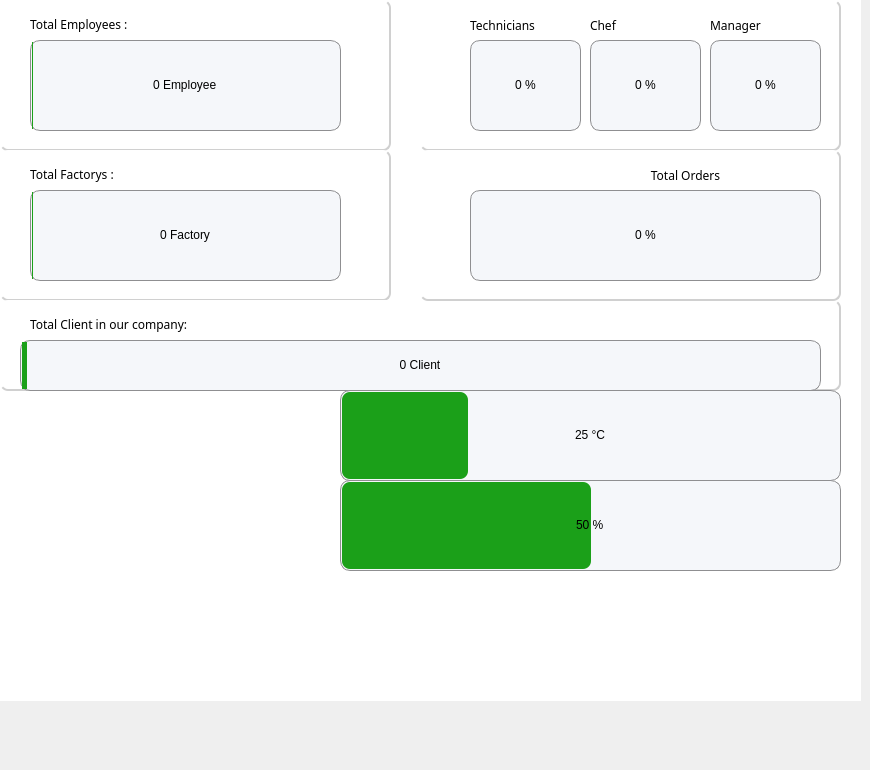
   <widget class="QWidget" name="Dashboard">
    <widget class="QStackedWidget" name="Dashboard__1">
     <property name="geometry">
      <rect>
       <x>0</x>
       <y>-60</y>
       <width>861</width>
       <height>761</height>
      </rect>
     </property>
     <property name="styleSheet">
      <string notr="true">background-color: rgb(255, 255, 255);</string>
     </property>
     <property name="currentIndex">
      <number>0</number>
     </property>
     <widget class="QWidget" name="page_5">
      <widget class="QFrame" name="frame_6">
       <property name="geometry">
        <rect>
         <x>420</x>
         <y>60</y>
         <width>421</width>
         <height>151</height>
        </rect>
       </property>
       <property name="styleSheet">
        <string notr="true">QFrame {
    background-color: white; /* Background color for the frame */
    border: none;            /* No border for the frame */
    border-bottom: 2px solid #d0d0d0; /* Bottom border */
    border-right: 2px solid #d0d0d0;  /* Right border */
    border-radius: 8px;     /* Rounded corners */
}
</string>
       </property>
       <property name="frameShape">
        <enum>QFrame::NoFrame</enum>
       </property>
       <widget class="QProgressBar" name="progressBar2_2">
        <property name="geometry">
         <rect>
          <x>170</x>
          <y>40</y>
          <width>111</width>
          <height>91</height>
         </rect>
        </property>
        <property name="styleSheet">
         <string notr="true">QProgressBar {
    border: 1px solid #8f8f91;
    border-radius: 10px;          /* Outer border radius */
    background-color:#F5F7FA;    /* Background color */
    text-align: center;           /* Centered text */
}

QProgressBar::chunk {
    background-color: #1ba019;    /* Fill color */
    border-radius: 8px;           /* Inner fill border radius */
    margin: 1px;                  /* Adds space for rounded edges */
}
</string>
        </property>
        <property name="value">
         <number>0</number>
        </property>
        <property name="textVisible">
         <bool>true</bool>
        </property>
        <property name="invertedAppearance">
         <bool>false</bool>
        </property>
        <property name="textDirection">
         <enum>QProgressBar::TopToBottom</enum>
        </property>
        <property name="format">
         <string>%p %</string>
        </property>
       </widget>
       <widget class="QProgressBar" name="progressBar3_2">
        <property name="geometry">
         <rect>
          <x>290</x>
          <y>40</y>
          <width>111</width>
          <height>91</height>
         </rect>
        </property>
        <property name="styleSheet">
         <string notr="true">QProgressBar {
    border: 1px solid #8f8f91;
    border-radius: 10px;          /* Outer border radius */
    background-color: #F5F7FA;    /* Background color */
    text-align: center;           /* Centered text */
}

QProgressBar::chunk {
    background-color: #1ba019;    /* Fill color */
    border-radius: 8px;           /* Inner fill border radius */
    margin: 1px;                  /* Adds space for rounded edges */
}
</string>
        </property>
        <property name="value">
         <number>0</number>
        </property>
        <property name="textVisible">
         <bool>true</bool>
        </property>
        <property name="invertedAppearance">
         <bool>false</bool>
        </property>
        <property name="textDirection">
         <enum>QProgressBar::TopToBottom</enum>
        </property>
        <property name="format">
         <string>%p %</string>
        </property>
       </widget>
       <widget class="QProgressBar" name="progressBar1_2">
        <property name="geometry">
         <rect>
          <x>50</x>
          <y>40</y>
          <width>111</width>
          <height>91</height>
         </rect>
        </property>
        <property name="styleSheet">
         <string notr="true">QProgressBar {
    border: 1px solid #8f8f91;
    border-radius: 10px;          /* Outer border radius */
    background-color: #F5F7FA;    /* Background color */
    text-align: center;           /* Centered text */
}

QProgressBar::chunk {
    background-color: #1ba019;    /* Fill color */
    border-radius: 8px;           /* Inner fill border radius */
    margin: 1px;                  /* Adds space for rounded edges */
}
</string>
        </property>
        <property name="value">
         <number>0</number>
        </property>
        <property name="textVisible">
         <bool>true</bool>
        </property>
        <property name="invertedAppearance">
         <bool>false</bool>
        </property>
        <property name="textDirection">
         <enum>QProgressBar::TopToBottom</enum>
        </property>
        <property name="format">
         <string>%p %</string>
        </property>
       </widget>
       <widget class="QLabel" name="label_9">
        <property name="geometry">
         <rect>
          <x>50</x>
          <y>10</y>
          <width>111</width>
          <height>31</height>
         </rect>
        </property>
        <property name="font">
         <font>
          <family>Lexend</family>
         </font>
        </property>
        <property name="styleSheet">
         <string notr="true">border:none;
background-color:transparent;
</string>
        </property>
        <property name="text">
         <string>Technicians</string>
        </property>
       </widget>
       <widget class="QLabel" name="label_11">
        <property name="geometry">
         <rect>
          <x>170</x>
          <y>10</y>
          <width>111</width>
          <height>31</height>
         </rect>
        </property>
        <property name="font">
         <font>
          <family>Lexend</family>
         </font>
        </property>
        <property name="styleSheet">
         <string notr="true">border:none;
background-color:transparent;
</string>
        </property>
        <property name="text">
         <string>Chef</string>
        </property>
       </widget>
       <widget class="QLabel" name="label_16">
        <property name="geometry">
         <rect>
          <x>290</x>
          <y>10</y>
          <width>111</width>
          <height>31</height>
         </rect>
        </property>
        <property name="font">
         <font>
          <family>Lexend</family>
         </font>
        </property>
        <property name="styleSheet">
         <string notr="true">border:none;
background-color:transparent;
</string>
        </property>
        <property name="text">
         <string>Manager</string>
        </property>
       </widget>
      </widget>
      <widget class="QFrame" name="stat1_3">
       <property name="geometry">
        <rect>
         <x>0</x>
         <y>60</y>
         <width>391</width>
         <height>151</height>
        </rect>
       </property>
       <property name="styleSheet">
        <string notr="true">QFrame {
    background-color: white; /* Background color for the frame */
    border: none;            /* No border for the frame */
    border-bottom: 2px solid #d0d0d0; /* Bottom border */
    border-right: 2px solid #d0d0d0;  /* Right border */
    border-radius: 8px;     /* Rounded corners */
}
</string>
       </property>
       <property name="frameShape">
        <enum>QFrame::NoFrame</enum>
       </property>
       <widget class="QProgressBar" name="progressBar4_2">
        <property name="geometry">
         <rect>
          <x>30</x>
          <y>40</y>
          <width>311</width>
          <height>91</height>
         </rect>
        </property>
        <property name="styleSheet">
         <string notr="true">QProgressBar {
    border: 1px solid #8f8f91;
    border-radius: 10px;          /* Outer border radius */
    background-color: #F5F7FA;    /* Background color */
    text-align: center;           /* Centered text */
}

QProgressBar::chunk {
    background-color: #1ba019;    /* Fill color */
    border-radius: 8px;           /* Inner fill border radius */
    margin: 1px;                  /* Adds space for rounded edges */
}
</string>
        </property>
        <property name="minimum">
         <number>-1</number>
        </property>
        <property name="maximum">
         <number>100</number>
        </property>
        <property name="value">
         <number>0</number>
        </property>
        <property name="textVisible">
         <bool>true</bool>
        </property>
        <property name="invertedAppearance">
         <bool>false</bool>
        </property>
        <property name="textDirection">
         <enum>QProgressBar::TopToBottom</enum>
        </property>
        <property name="format">
         <string>%p Employee</string>
        </property>
       </widget>
       <widget class="QLabel" name="label_17">
        <property name="geometry">
         <rect>
          <x>30</x>
          <y>9</y>
          <width>171</width>
          <height>31</height>
         </rect>
        </property>
        <property name="font">
         <font>
          <family>Lexend</family>
         </font>
        </property>
        <property name="styleSheet">
         <string notr="true">border:none;
</string>
        </property>
        <property name="text">
         <string>Total Employees :</string>
        </property>
       </widget>
      </widget>
      <widget class="QFrame" name="stat1_4">
       <property name="geometry">
        <rect>
         <x>0</x>
         <y>210</y>
         <width>391</width>
         <height>151</height>
        </rect>
       </property>
       <property name="styleSheet">
        <string notr="true">QFrame {
    background-color: white; /* Background color for the frame */
    border: none;            /* No border for the frame */
    border-bottom: 2px solid #d0d0d0; /* Bottom border */
    border-right: 2px solid #d0d0d0;  /* Right border */
    border-radius: 8px;     /* Rounded corners */
}
</string>
       </property>
       <property name="frameShape">
        <enum>QFrame::NoFrame</enum>
       </property>
       <widget class="QProgressBar" name="progressBar4_4">
        <property name="geometry">
         <rect>
          <x>30</x>
          <y>40</y>
          <width>311</width>
          <height>91</height>
         </rect>
        </property>
        <property name="styleSheet">
         <string notr="true">QProgressBar {
    border: 1px solid #8f8f91;
    border-radius: 10px;          /* Outer border radius */
    background-color: #F5F7FA;    /* Background color */
    text-align: center;           /* Centered text */
}

QProgressBar::chunk {
    background-color: #1ba019;    /* Fill color */
    border-radius: 8px;           /* Inner fill border radius */
    margin: 1px;                  /* Adds space for rounded edges */
}
</string>
        </property>
        <property name="minimum">
         <number>-1</number>
        </property>
        <property name="maximum">
         <number>100</number>
        </property>
        <property name="value">
         <number>0</number>
        </property>
        <property name="textVisible">
         <bool>true</bool>
        </property>
        <property name="invertedAppearance">
         <bool>false</bool>
        </property>
        <property name="textDirection">
         <enum>QProgressBar::TopToBottom</enum>
        </property>
        <property name="format">
         <string>%p Factory</string>
        </property>
       </widget>
       <widget class="QLabel" name="label_22">
        <property name="geometry">
         <rect>
          <x>30</x>
          <y>9</y>
          <width>171</width>
          <height>31</height>
         </rect>
        </property>
        <property name="font">
         <font>
          <family>Lexend</family>
         </font>
        </property>
        <property name="styleSheet">
         <string notr="true">border:none;
</string>
        </property>
        <property name="text">
         <string>Total Factorys :</string>
        </property>
       </widget>
      </widget>
      <widget class="QFrame" name="stat1_5">
       <property name="geometry">
        <rect>
         <x>0</x>
         <y>360</y>
         <width>841</width>
         <height>91</height>
        </rect>
       </property>
       <property name="styleSheet">
        <string notr="true">QFrame {
    background-color: white; /* Background color for the frame */
    border: none;            /* No border for the frame */
    border-bottom: 2px solid #d0d0d0; /* Bottom border */
    border-right: 2px solid #d0d0d0;  /* Right border */
    border-radius: 8px;     /* Rounded corners */
}
</string>
       </property>
       <property name="frameShape">
        <enum>QFrame::StyledPanel</enum>
       </property>
       <property name="frameShadow">
        <enum>QFrame::Raised</enum>
       </property>
       <widget class="QLabel" name="label_23">
        <property name="geometry">
         <rect>
          <x>30</x>
          <y>9</y>
          <width>191</width>
          <height>31</height>
         </rect>
        </property>
        <property name="font">
         <font>
          <family>Lexend</family>
         </font>
        </property>
        <property name="styleSheet">
         <string notr="true">border:none;
</string>
        </property>
        <property name="text">
         <string>Total Client in our company:</string>
        </property>
       </widget>
       <widget class="QProgressBar" name="presenceBar1__10">
        <property name="geometry">
         <rect>
          <x>20</x>
          <y>40</y>
          <width>801</width>
          <height>51</height>
         </rect>
        </property>
        <property name="styleSheet">
         <string notr="true">QProgressBar {
    border: 1px solid #8f8f91;
    border-radius: 10px;          /* Outer border radius */
    background-color: #F5F7FA;    /* Background color */
    text-align: center;           /* Centered text */
}

QProgressBar::chunk {
    background-color: #1ba019;    /* Fill color */
    border-radius: 8px;           /* Inner fill border radius */
    margin: 1px;                  /* Adds space for rounded edges */
}
</string>
        </property>
        <property name="minimum">
         <number>-1</number>
        </property>
        <property name="maximum">
         <number>100</number>
        </property>
        <property name="value">
         <number>0</number>
        </property>
        <property name="alignment">
         <set>Qt::AlignCenter</set>
        </property>
        <property name="textVisible">
         <bool>true</bool>
        </property>
        <property name="orientation">
         <enum>Qt::Horizontal</enum>
        </property>
        <property name="invertedAppearance">
         <bool>false</bool>
        </property>
        <property name="textDirection">
         <enum>QProgressBar::BottomToTop</enum>
        </property>
        <property name="format">
         <string>%p Client</string>
        </property>
       </widget>
      </widget>
      <widget class="QFrame" name="frame_7">
       <property name="geometry">
        <rect>
         <x>420</x>
         <y>210</y>
         <width>421</width>
         <height>151</height>
        </rect>
       </property>
       <property name="styleSheet">
        <string notr="true">QFrame {
    background-color: white; /* Background color for the frame */
    border: none;            /* No border for the frame */
    border-bottom: 2px solid #d0d0d0; /* Bottom border */
    border-right: 2px solid #d0d0d0;  /* Right border */
    border-radius: 8px;     /* Rounded corners */
}
</string>
       </property>
       <property name="frameShape">
        <enum>QFrame::StyledPanel</enum>
       </property>
       <property name="frameShadow">
        <enum>QFrame::Raised</enum>
       </property>
       <widget class="QProgressBar" name="progressBar2_5">
        <property name="geometry">
         <rect>
          <x>50</x>
          <y>40</y>
          <width>351</width>
          <height>91</height>
         </rect>
        </property>
        <property name="styleSheet">
         <string notr="true">QProgressBar {
    border: 1px solid #8f8f91;
    border-radius: 10px;          /* Outer border radius */
    background-color: #F5F7FA;    /* Background color */
    text-align: center;           /* Centered text */
}

QProgressBar::chunk {
    background-color: #1ba019;    /* Fill color */
    border-radius: 8px;           /* Inner fill border radius */
    margin: 1px;                  /* Adds space for rounded edges */
}
</string>
        </property>
        <property name="value">
         <number>0</number>
        </property>
        <property name="alignment">
         <set>Qt::AlignHCenter|Qt::AlignTop</set>
        </property>
        <property name="textVisible">
         <bool>true</bool>
        </property>
        <property name="orientation">
         <enum>Qt::Vertical</enum>
        </property>
        <property name="invertedAppearance">
         <bool>false</bool>
        </property>
        <property name="textDirection">
         <enum>QProgressBar::BottomToTop</enum>
        </property>
        <property name="format">
         <string>%p %</string>
        </property>
       </widget>
       <widget class="QLabel" name="label_24">
        <property name="geometry">
         <rect>
          <x>210</x>
          <y>10</y>
          <width>111</width>
          <height>31</height>
         </rect>
        </property>
        <property name="font">
         <font>
          <family>Lexend</family>
         </font>
        </property>
        <property name="styleSheet">
         <string notr="true">border:none;
background-color:transparent;
</string>
        </property>
        <property name="text">
         <string>Total Orders</string>
        </property>
        <property name="alignment">
         <set>Qt::AlignCenter</set>
        </property>
       </widget>
      </widget>
      <widget class="QLabel" name="label_25">
       <property name="geometry">
        <rect>
         <x>8</x>
         <y>455</y>
         <width>331</width>
         <height>301</height>
        </rect>
       </property>
       <property name="styleSheet">
        <string notr="true">border-image: url(:/images/Attendance Overview.png);</string>
       </property>
       <property name="text">
        <string/>
       </property>
      </widget>
      <widget class="QProgressBar" name="progressBar4_5">
       <property name="geometry">
        <rect>
         <x>340</x>
         <y>450</y>
         <width>501</width>
         <height>91</height>
        </rect>
       </property>
       <property name="styleSheet">
        <string notr="true">QProgressBar {
    border: 1px solid #8f8f91;
    border-radius: 10px;          /* Outer border radius */
    background-color: #F5F7FA;    /* Background color */
    text-align: center;           /* Centered text */
}

QProgressBar::chunk {
    background-color: #1ba019;    /* Fill color */
    border-radius: 8px;           /* Inner fill border radius */
    margin: 1px;                  /* Adds space for rounded edges */
}
</string>
       </property>
       <property name="minimum">
        <number>-1</number>
       </property>
       <property name="maximum">
        <number>100</number>
       </property>
       <property name="value">
        <number>25</number>
       </property>
       <property name="textVisible">
        <bool>true</bool>
       </property>
       <property name="invertedAppearance">
        <bool>false</bool>
       </property>
       <property name="textDirection">
        <enum>QProgressBar::TopToBottom</enum>
       </property>
       <property name="format">
        <string>%p °C</string>
       </property>
      </widget>
      <widget class="QProgressBar" name="progressBar4_6">
       <property name="geometry">
        <rect>
         <x>340</x>
         <y>540</y>
         <width>501</width>
         <height>91</height>
        </rect>
       </property>
       <property name="styleSheet">
        <string notr="true">QProgressBar {
    border: 1px solid #8f8f91;
    border-radius: 10px;          /* Outer border radius */
    background-color: #F5F7FA;    /* Background color */
    text-align: center;           /* Centered text */
}

QProgressBar::chunk {
    background-color: #1ba019;    /* Fill color */
    border-radius: 8px;           /* Inner fill border radius */
    margin: 1px;                  /* Adds space for rounded edges */
}
</string>
       </property>
       <property name="minimum">
        <number>-1</number>
       </property>
       <property name="maximum">
        <number>100</number>
       </property>
       <property name="value">
        <number>50</number>
       </property>
       <property name="textVisible">
        <bool>true</bool>
       </property>
       <property name="invertedAppearance">
        <bool>false</bool>
       </property>
       <property name="textDirection">
        <enum>QProgressBar::TopToBottom</enum>
       </property>
       <property name="format">
        <string>%p %</string>
       </property>
      </widget>
     </widget>
     <widget class="QWidget" name="page_8"/>
     <widget class="QWidget" name="page_7"/>
    </widget>
   </widget>
